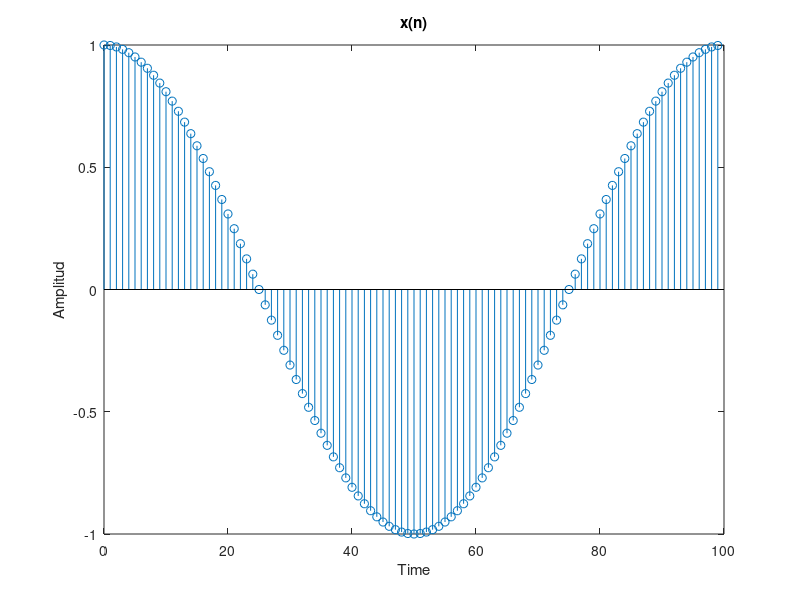
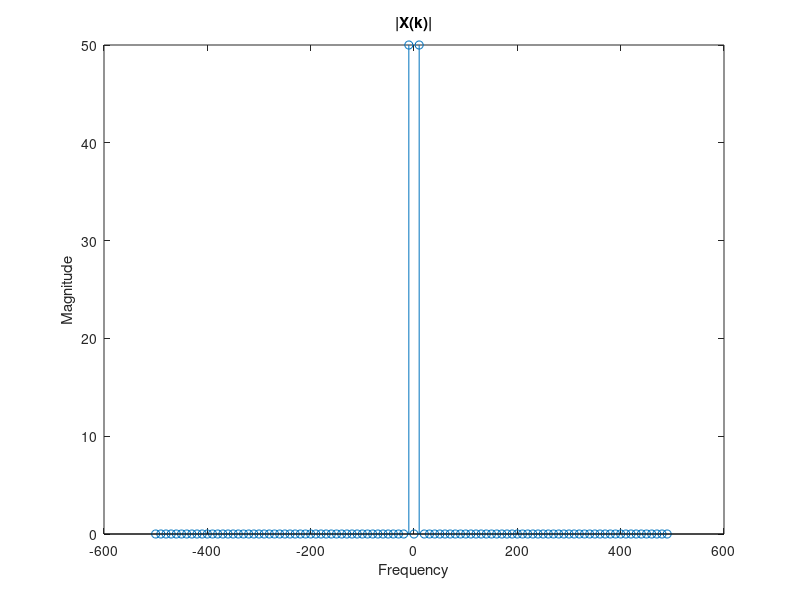
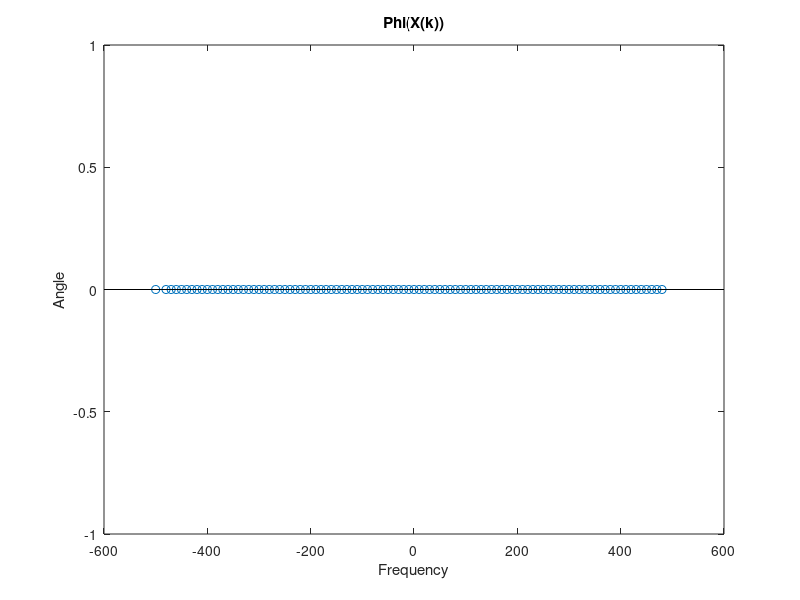

Write the MATLAB code that produced these figures, in order.
%%
Fs=1000;
No = 100;
n = 0:(No-1);       % Vector de tiempo
x = cos(pi/50 * n); % Señal discreta

figure;
stem(n,x);
title('x(n)');
xlabel('Time');
ylabel('Amplitud');

% DFT
Xk = fft(x,No);

% Eje de frecuencias
dF = Fs/No;
F= (-No/2 : (No/2 - 1))*dF; %  -Fs/2 : dF : Fs/2

% Magnitud
Xkmag = abs(Xk);
figure;
stem(F,fftshift(Xkmag));
title('|X(k)|');
xlabel('Frequency');
ylabel('Magnitude');

% Phase
Im = imag(Xk);
Im(abs(Im)<1e-3) = 0;
Xphase = atan(Im./real(Xk));
figure;
stem(F,fftshift(Xphase));
title('Phi(X(k))');
xlabel('Frequency');
ylabel('Angle');
